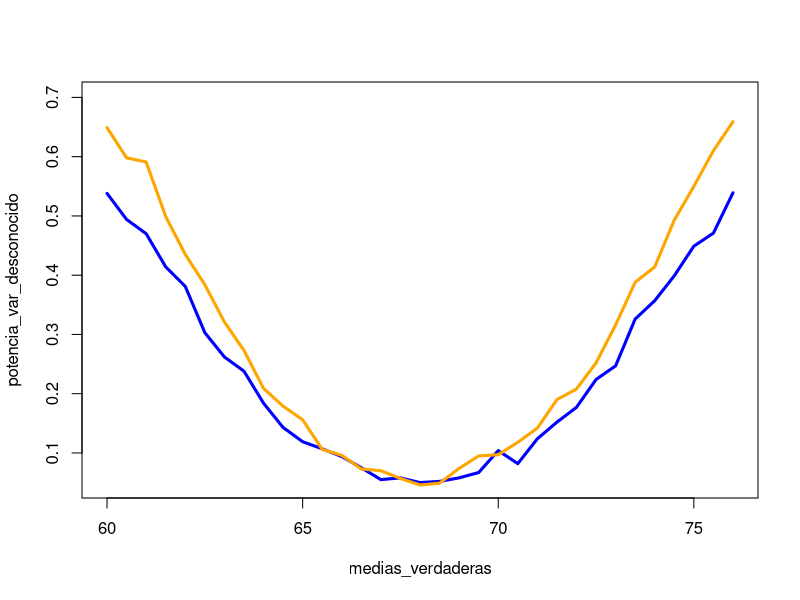

Write the R code that produced this figure.
muestra = rnorm(9, 67, sd = sqrt(100))

test_var_desconocida = function(muestra){ 
  W = (mean(muestra) - 68)*sqrt(length(muestra))/sd(muestra)
  return(W)
}

test_var_conocida = function(muestra){ 
  W = (mean(muestra) - 68)*sqrt(length(muestra))/10
  return(W)
}

test_var_desconocida(muestra)

qt(0.975, df = 9-1)

### Generando 1000 muestras del estadistico con mu = 67 y sigma = raiz(100)
replicaciones = replicate(10000, test_var_desconocida(rnorm(9, 64, sqrt(100))))
replicaciones2 = replicate(10000, test_var_conocida(rnorm(9, 64, sqrt(100))))
## Proporciòn de rechazos
mean(abs(replicaciones)>qt(0.975, df = 9-1))
mean(abs(replicaciones2)>qnorm(0.975))

### Estimar la potencia sobre una grilla de valores
medias_verdaderas = seq(60, 76, by = 0.5)
potencia_var_desconocido = rep(0, length(medias_verdaderas))
potencia_var_conocido = rep(0, length(medias_verdaderas))

for (i  in 1:length(medias_verdaderas)){
  replicaciones = replicate(1000, test_var_desconocida(rnorm(9, medias_verdaderas[i], sqrt(100))))
  replicaciones2 = replicate(1000, test_var_conocida(rnorm(9, medias_verdaderas[i], sqrt(100))))
  potencia_var_desconocido[i] = mean(abs(replicaciones)>qt(0.975, df = 9-1))
  potencia_var_conocido[i] = mean(abs(replicaciones2)>qnorm(0.975))
}
potencia_var_conocido
potencia_var_desconocido

plot(medias_verdaderas, potencia_var_desconocido, ylim =c(0.05, 0.7), type = "l", col = "blue", lwd = 3)
lines(medias_verdaderas, potencia_var_conocido, col = "orange", lwd = 3)
